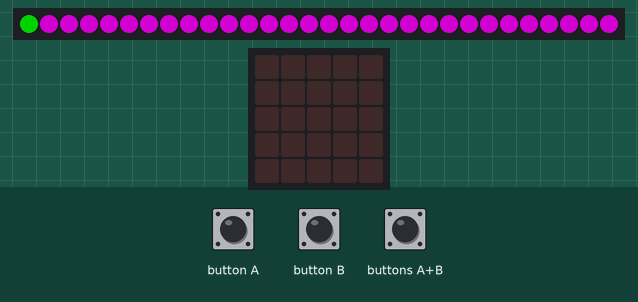
Bench run of a program on a simulated Calliope mini (MakeCode). Parts: 30 RGB LEDs in strip order, left to right, the board's 5×5 LED display. Inputs (shaded band) come from the test bench. Dim RGB values are drawn brighter than linear.

Above: at 1.2 s.
1.3 s: buttons A+B pressed for 0.15 s
At 1.8 s:
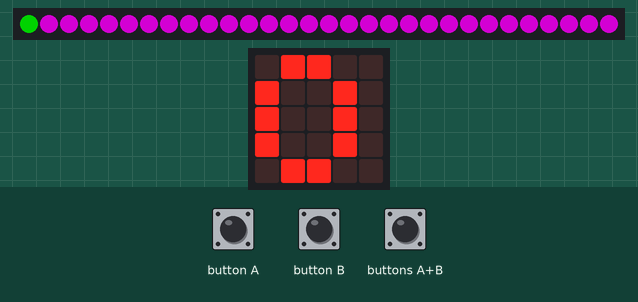
2.0 s: buttons A+B pressed for 1 s
At 4.7 s:
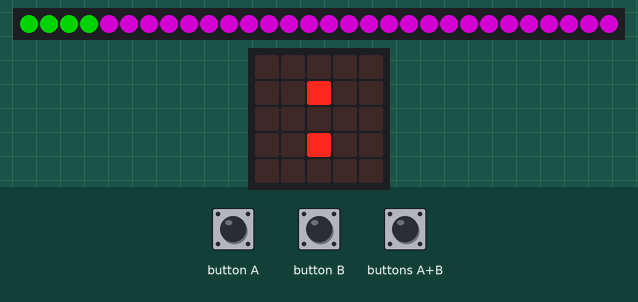
At 6.3 s:
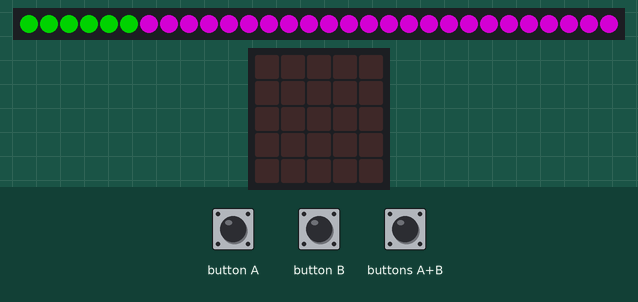
Timing chart, 0 to 7.8 s (numbered marks = the images above; inputs shaded):
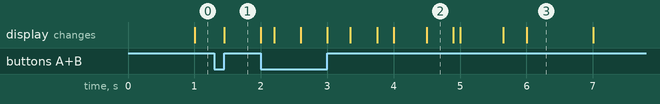

The program:

main.ts
```typescript
input.onButtonEvent(Button.AB, input.buttonEventClick(), function () {
    basic.showNumber(stunde)
    basic.showLeds(`
        . . . . .
        . . # . .
        . . . . .
        . . # . .
        . . . . .
        `)
    basic.showNumber(minute)
    basic.showLeds(`
        . . . . .
        . . . . .
        . . . . .
        . . . . .
        . . . . .
        `)
})
let minute = 0
let stunde = 0
stunde = -1
minute = -1
let strip = neopixel.create(DigitalPin.P0, 30, NeoPixelMode.RGB)
strip.showColor(neopixel.colors(NeoPixelColors.Purple))
loops.everyInterval(1000, function () {
    strip.setPixelColor(minute, neopixel.colors(NeoPixelColors.Green))
    strip.show()
    minute += 1
    if (minute == 30) {
        minute = 0
        strip.showColor(neopixel.colors(NeoPixelColors.Purple))
    }
})
loops.everyInterval(60000, function () {
    stunde += 1
    if (stunde == 12) {
        stunde = 0
    }
})
```

test.ts
```typescript
// Hier kann man Tests durchführen; diese Datei wird nicht kompiliert, wenn dieses Paket als Erweiterung verwendet wird.
```

Measured:
- after the input at 1.3 s, the display: changes after 0.15 s (image 1)
- what the display in image 2 shows lasts 0.4 s, from 4.5 s to 4.9 s
